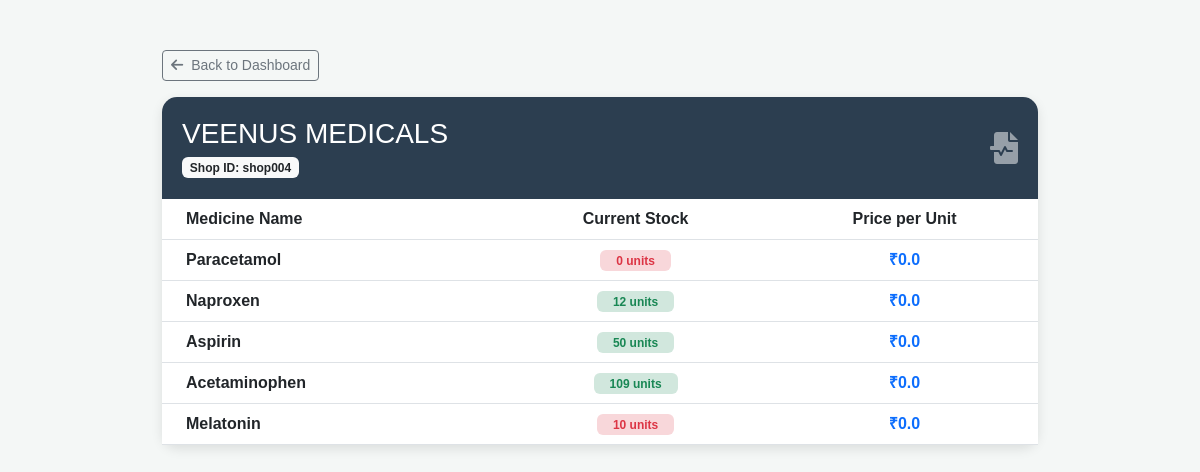
Screenshot of /inventory_list (signed in) with the database file from the repository.
### tables this page shows
CREATE TABLE shops 
                      (shop_id TEXT PRIMARY KEY, name TEXT, location TEXT, password TEXT);

CREATE TABLE inventory 
                      (id INTEGER PRIMARY KEY AUTOINCREMENT, shop_id TEXT, 
                       med_name TEXT, stock_count INTEGER, price REAL DEFAULT 0.0);

### app.py (the view)
@app.route('/inventory_list')
def inventory_list():
    if 'shop_id' not in session:
        return redirect(url_for('login'))
    sid = session['shop_id']
    conn = get_db_connection()
    shop_info = conn.execute("SELECT name, shop_id FROM shops WHERE shop_id = ?", (sid,)).fetchone()
    inventory_items = conn.execute(
        "SELECT med_name, stock_count, price FROM inventory WHERE shop_id = ?", (sid,)
    ).fetchall()
    conn.close()
    return render_template('inventory_list.html', shop=shop_info, items=inventory_items)

### app.py (called while the page is built)
def get_db_connection():
    conn = sqlite3.connect('pharmacy.db')
    conn.row_factory = sqlite3.Row
    return conn

### templates/inventory_list.html (shortened to what this page needs)
<!DOCTYPE html>
<html lang="en">
<head>
    <link href="https://cdn.jsdelivr.net/npm/bootstrap@5.3.0/dist/css/bootstrap.min.css" rel="stylesheet">
    <link rel="stylesheet" href="https://cdnjs.cloudflare.com/ajax/libs/font-awesome/6.0.0/css/all.min.css">
</head>
<body>
<div class="container inventory-container">
    <div class="mb-3">
        <a href="/dashboard" class="btn btn-outline-secondary btn-sm"><i class="fas fa-arrow-left me-2"></i>Back to Dashboard</a>
    </div>
    <div class="card">
        <div class="shop-header d-flex justify-content-between align-items-center">
            <div>
                <h3 class="mb-1 text-capitalize">{{ shop.name }}</h3>
                <span class="badge bg-light text-dark">Shop ID: {{ shop.shop_id }}</span>
            </div>
            <i class="fas fa-file-medical-alt fa-2x opacity-50"></i>
        </div>
        <div class="card-body p-0">
            <div class="table-responsive">
                <table class="table table-hover align-middle mb-0">
                    <thead class="bg-light">
                        <tr>
                            <th class="ps-4">Medicine Name</th>
                            <th class="text-center">Current Stock</th>
                            <th class="text-center">Price per Unit</th>
                        </tr>
                    </thead>
                    <tbody>
                        {% for item in items %}
                        <tr>
                            <td class="ps-4 fw-bold text-capitalize">{{ item.med_name }}</td>
                            <td class="text-center">
                                <span class="badge {% if item.stock_count > 10 %}bg-success-subtle text-success{% else %}bg-danger-subtle text-danger{% endif %} px-3">
                                    {{ item.stock_count }} units
                                </span>
                            </td>
                            <td class="text-center text-primary fw-bold">₹{{ item.price }}</td>
                        </tr>
                        {% else %}
                        <tr>
                            <td colspan="3" class="text-center py-4 text-muted">No medicines found in inventory.</td>
                        </tr>
                        {% endfor %}
                    </tbody>
                </table>
            </div>
        </div>
    </div>
</div>
</body>
</html>

### templates/inventory_list.html (style rules this page uses)
body { background: #f4f7f6; font-family: sans-serif; }
.inventory-container { max-width: 900px; margin: 50px auto; }
.card { border-radius: 15px; border: none; box-shadow: 0 4px 12px rgba(0,0,0,0.1); }
.shop-header { background: #2c3e50; color: white; border-radius: 15px 15px 0 0; padding: 20px; }

### rows the page displays
shops: name "VEENUS MEDICALS", shop_id "shop004"
inventory: med_name "Paracetamol", stock_count "0", price "0.0"
inventory: med_name "Naproxen", stock_count "12", price "0.0"
inventory: med_name "Aspirin", stock_count "50", price "0.0"
inventory: med_name "Acetaminophen", stock_count "109", price "0.0"
inventory: med_name "Melatonin", stock_count "10", price "0.0"
